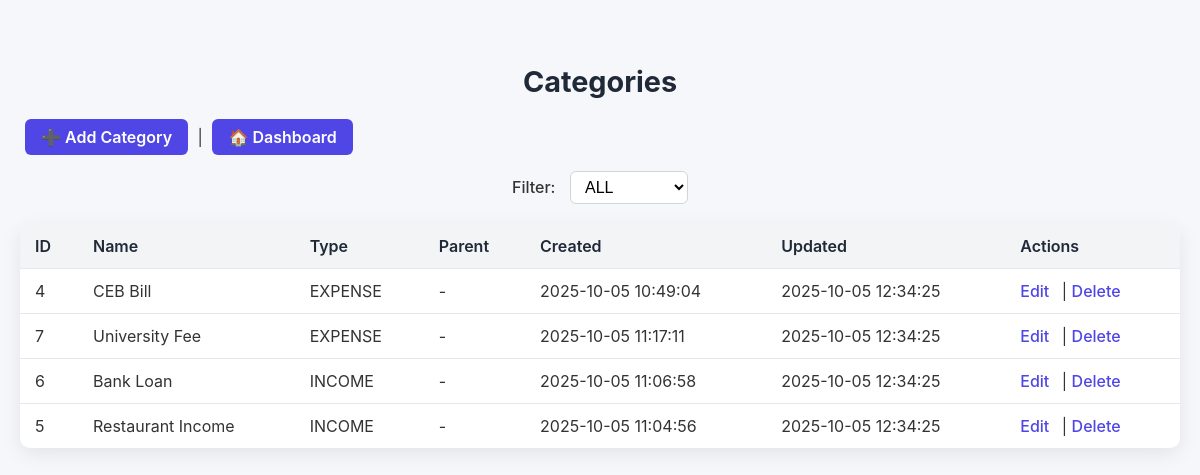
Screenshot of /app/categories/index.php (signed in) with the database file from the repository.
### tables this page shows
CREATE TABLE CATEGORIES_LOCAL (
  local_category_id  INTEGER PRIMARY KEY AUTOINCREMENT,
  user_local_id      INTEGER NOT NULL,
  server_category_id INTEGER,
  parent_local_id    INTEGER,
  category_name      TEXT NOT NULL,
  category_type      TEXT NOT NULL CHECK(category_type IN ('INCOME','EXPENSE')),
  created_at         TEXT NOT NULL,
  updated_at         TEXT NOT NULL,
  FOREIGN KEY(user_local_id)   REFERENCES USERS_LOCAL(local_user_id),
  FOREIGN KEY(parent_local_id) REFERENCES CATEGORIES_LOCAL(local_category_id)
);

### app/categories/index.php (the view, shortened to what this page needs)
<?php
$pdo = sqlite();
$uid = (int)($_SESSION['uid'] ?? 0);
$typeFilter = $_GET['type'] ?? 'ALL';
$sql = "
  SELECT local_category_id, category_name, category_type, parent_local_id, created_at, updated_at
  FROM CATEGORIES_LOCAL
  WHERE user_local_id = ?
";
$params = [$uid];
$sql .= " ORDER BY category_type, category_name";
$stmt = $pdo->prepare($sql);
$stmt->execute($params);
$rows = $stmt->fetchAll(PDO::FETCH_ASSOC);
?>
<!doctype html>
<html>
<head>
  <link rel="stylesheet" href="<?= APP_BASE ?>/app/categories/index.css">
</head>
<body>
  <h2>Categories</h2>
  <p>
    <a href="<?= APP_BASE ?>/app/categories/create.php">➕ Add Category</a> |
    <a href="<?= APP_BASE ?>/public/dashboard.php">🏠 Dashboard</a>
  </p>
  <form method="get">
    <label>Filter:</label>
    <select name="type" onchange="this.form.submit()">
      <option value="ALL"     <?= $typeFilter==='ALL'?'selected':'' ?>>ALL</option>
    </select>
  </form>
  <table>
    <tr>
      <th>ID</th>
      <th>Name</th>
      <th>Type</th>
      <th>Parent</th>
      <th>Created</th>
      <th>Updated</th>
      <th>Actions</th>
    </tr>
    <?php foreach ($rows as $r): ?>
      <tr>
        <td><?= (int)$r['local_category_id'] ?></td>
        <td><?= htmlspecialchars($r['category_name']) ?></td>
        <td><?= htmlspecialchars($r['category_type']) ?></td>
        <td><?= $r['parent_local_id'] ? (int)$r['parent_local_id'] : '-' ?></td>
        <td><?= htmlspecialchars($r['created_at']) ?></td>
        <td><?= htmlspecialchars($r['updated_at']) ?></td>
        <td>
          <a href="<?= APP_BASE ?>/app/categories/edit.php?id=<?= (int)$r['local_category_id'] ?>">Edit</a>
          |
          <a href="<?= APP_BASE ?>/app/categories/delete.php?id=<?= (int)$r['local_category_id'] ?>"
             onclick="return confirm('Delete this category?')">Delete</a>
        </td>
      </tr>
    <?php endforeach; ?>
  </table>
</body>
</html>

### app/categories/index.css (style rules this page uses)
body { font-family: 'Inter', sans-serif; background: #f5f7fa; color: #333; margin: 0; padding: 40px 20px; }
h2 { font-size: 1.8rem; margin-bottom: 20px; text-align: center; color: #1f2937; }
a { color: #4f46e5; text-decoration: none; transition: color 0.3s ease; }
form { margin-bottom: 20px; text-align: center; }
form label { margin-right: 10px; font-weight: 500; }
form select { padding: 6px 10px; border-radius: 6px; border: 1px solid #d1d5db; background: #fff; font-size: 1rem; outline: none; transition: all 0.3s ease; }
table { width: 100%; border-collapse: collapse; background: #fff; border-radius: 10px; overflow: hidden; box-shadow: 0 6px 20px rgba(0,0,0,0.08); }
th, td { padding: 12px 15px; text-align: left; border-bottom: 1px solid #e5e7eb; }
th { background: #f3f4f6; font-weight: 600; color: #1f2937; }
tr:last-child td { border-bottom: none; }
td a { margin-right: 8px; font-weight: 500; }
p a { display: inline-block; margin: 0 5px; padding: 8px 16px; border-radius: 6px; background: #4f46e5; color: #fff; font-weight: 600; transition: all 0.3s ease; }

### rows the page displays
categories_local: local_category_id "4", category_name "CEB Bill", category_type "EXPENSE", created_at "2025-10-05 10:49:04", updated_at "2025-10-05 12:34:25"
categories_local: local_category_id "7", category_name "University Fee", category_type "EXPENSE", created_at "2025-10-05 11:17:11", updated_at "2025-10-05 12:34:25"
categories_local: local_category_id "6", category_name "Bank Loan", category_type "INCOME", created_at "2025-10-05 11:06:58", updated_at "2025-10-05 12:34:25"
categories_local: local_category_id "5", category_name "Restaurant Income", category_type "INCOME", created_at "2025-10-05 11:04:56", updated_at "2025-10-05 12:34:25"
